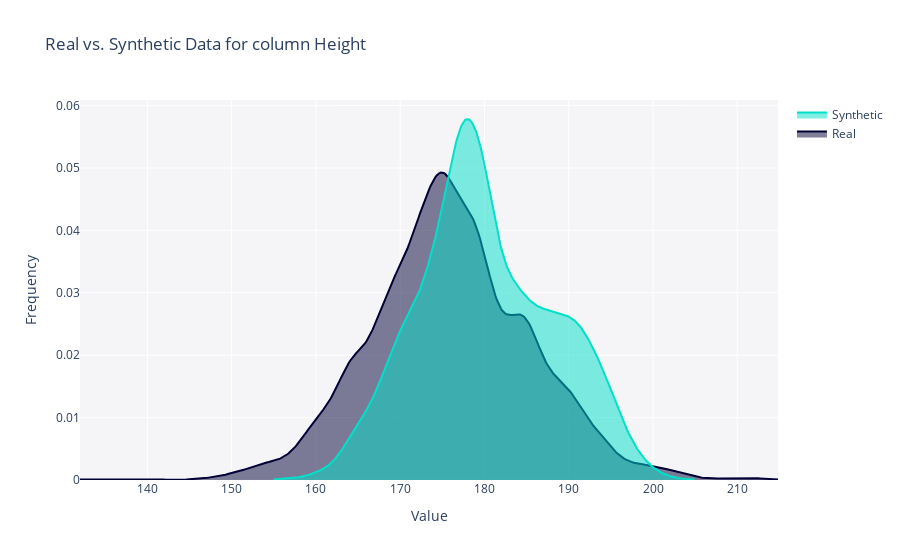

Notebook code for this chart:
### Code cell
get_column_plot(
    real_data=df_real,
    synthetic_data=df_fake,
    metadata=metadata,
    column_name='Height'
)

### Figure 1 — Plotly figure (JSON) as saved in the notebook; plotly's stock layout.template omitted (floating-point values rounded to 4 significant figures; data arrays with more than 128 entries replaced by an {"elided": "..."} marker saying what was removed)
{"data": [{"fill": "tozeroy", "hovertemplate": "<b>Real</b><br>Value: %{x}<br>Frequency: %{y}<extra></extra>", "legendgroup": "Real", "marker": {"color": "#000036"}, "mode": "lines", "name": "Real", "showlegend": true, "type": "scatter", "x": {"elided": "500 float values"}, "xaxis": "x", "y": {"elided": "500 float values"}, "yaxis": "y"}, {"fill": "tozeroy", "hovertemplate": "<b>Synthetic</b><br>Value: %{x}<br>Frequency: %{y}<extra></extra>", "legendgroup": "Synthetic", "marker": {"color": "#01E0C9"}, "mode": "lines", "name": "Synthetic", "showlegend": true, "type": "scatter", "x": {"elided": "500 float values"}, "xaxis": "x", "y": {"elided": "500 float values"}, "yaxis": "y"}], "layout": {"barmode": "overlay", "hovermode": "closest", "legend": {"traceorder": "reversed"}, "plot_bgcolor": "#F5F5F8", "title": {"text": "Real vs. Synthetic Data for column Height"}, "xaxis": {"anchor": "y2", "domain": [0, 1], "title": {"text": "Value"}, "zeroline": false}, "yaxis": {"anchor": "free", "domain": [0, 1], "position": 0, "title": {"text": "Frequency"}}}}
